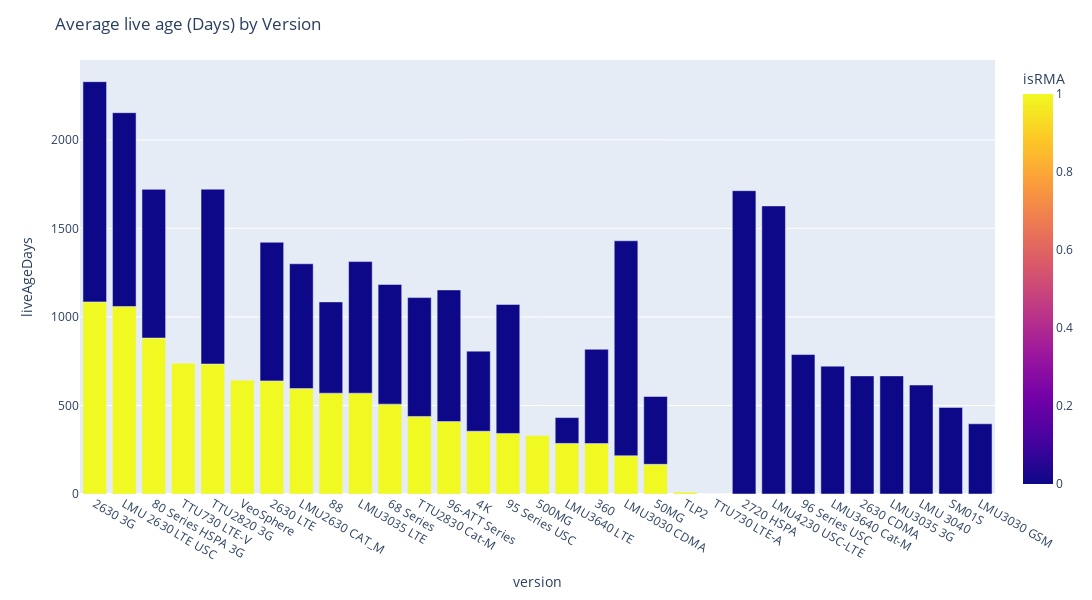

Here is the notebook cell this chart was saved with:
### Markdown cell above
#### What is the average live age in days per device version?

### Code cell
df_graph = df.groupby(['version', 'isRMA'])['liveAgeDays'].mean().reset_index()
df_graph = df_graph.sort_values(['isRMA', 'liveAgeDays'], ascending=False)
fig = px.bar(
        df_graph, 
        x='version', 
        y='liveAgeDays',
        color='isRMA',
        height=400
)

fig.update_layout(
    autosize=False,
    width=1200,
    height=600,
    title="Average live age (Days) by Version"
)
fig.show()

### Figure 1 — Plotly figure (JSON) as saved in the notebook; plotly's stock layout.template omitted (floating-point values rounded to 4 significant figures)
{"data": [{"alignmentgroup": "True", "hovertemplate": "version=%{x}<br>liveAgeDays=%{y}<br>isRMA=%{marker.color}<extra></extra>", "legendgroup": "", "marker": {"color": [1, 1, 1, 1, 1, 1, 1, 1, 1, 1, 1, 1, 1, 1, 1, 1, 1, 1, 1, 1, 1, 1, 0, 0, 0, 0, 0, 0, 0, 0, 0, 0, 0, 0, 0, 0, 0, 0, 0, 0, 0, 0, 0, 0, 0, 0, 0, 0], "coloraxis": "coloraxis", "pattern": {"shape": ""}}, "name": "", "offsetgroup": "", "orientation": "v", "showlegend": false, "textposition": "auto", "type": "bar", "x": ["2630 3G", "LMU 2630 LTE USC", "80 Series HSPA 3G", "TTU730 LTE-V", "TTU2820 3G", "VeoSphere", "2630 LTE", "LMU2630 CAT_M", "88", "LMU3035 LTE", "68 Series", "TTU2830 Cat-M", "96-ATT Series", "4K", "95 Series USC", "500MG", "LMU3640 LTE", "360", "LMU3030 CDMA", "50MG", "TLP2", "TTU730 LTE-A", "2720 HSPA", "LMU4230 USC-LTE", "2630 3G", "LMU3030 CDMA", "LMU 2630 LTE USC", "TTU2820 3G", "80 Series HSPA 3G", "96 Series USC", "2630 LTE", "LMU3035 LTE", "96-ATT Series", "95 Series USC", "LMU3640 Cat-M", "LMU2630 CAT_M", "68 Series", "TTU2830 Cat-M", "2630 CDMA", "LMU3035 3G", "LMU 3040", "360", "88", "SM01S", "4K", "LMU3030 GSM", "50MG", "LMU3640 LTE"], "xaxis": "x", "y": [1085, 1059, 880.9, 739, 734, 643, 638.8, 595.3, 569.3, 569.2, 507.5, 437.9, 409.2, 354.5, 342, 330, 285.7, 284.8, 216, 167.6, 11, 0, 1713, 1627, 1244.0, 1214, 1094.0, 987.6, 839.5, 787.6, 783.0, 743.3, 743.3, 728.4, 722, 704.8, 675.8, 671.4, 667, 667, 615.5, 532.5, 515.7, 489, 452.3, 396.5, 383.4, 146], "yaxis": "y"}], "layout": {"autosize": false, "barmode": "relative", "coloraxis": {"colorbar": {"title": {"text": "isRMA"}}, "colorscale": [[0, "#0d0887"], [0.1111, "#46039f"], [0.2222, "#7201a8"], [0.3333, "#9c179e"], [0.4444, "#bd3786"], [0.5556, "#d8576b"], [0.6667, "#ed7953"], [0.7778, "#fb9f3a"], [0.8889, "#fdca26"], [1, "#f0f921"]]}, "height": 600, "legend": {"tracegroupgap": 0}, "margin": {"t": 60}, "title": {"text": "Average live age (Days) by Version"}, "width": 1200, "xaxis": {"anchor": "y", "autorange": true, "domain": [0, 1], "range": [-0.5, 30.5], "title": {"text": "version"}, "type": "category"}, "yaxis": {"anchor": "x", "autorange": true, "domain": [0, 1], "range": [0, 2451.0], "title": {"text": "liveAgeDays"}, "type": "linear"}}}
